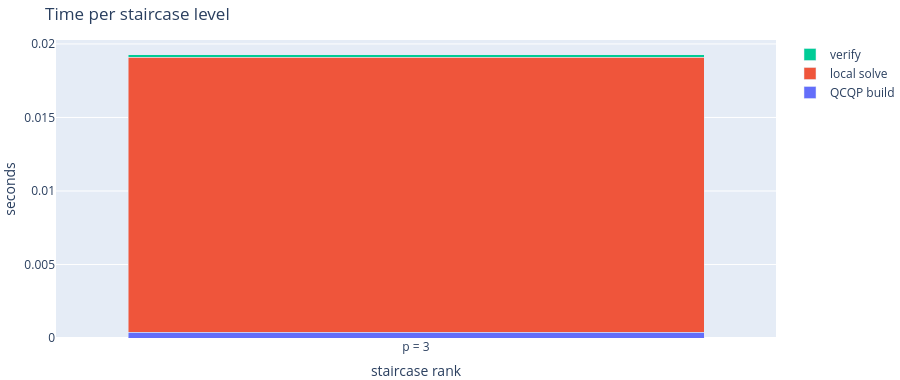

Write notebook code for a chart like this one.
### Markdown cell above
## Where the time goes

The staircase reports a per-level breakdown: building the rank-$p$ QCQP, running the local solver, and verifying the certificate.

### Code cell
ranks = np.asarray(result.getRanksVisited()).astype(int)
phases = {
    "QCQP build": np.asarray(result.getQcqpBuildTimePerLevel()),
    "local solve": np.asarray(result.getNlpTimePerLevel()),
    "verify": np.asarray(result.getVerifyTimePerLevel()),
}

timing = go.Figure()
for name, seconds in phases.items():
    timing.add_trace(go.Bar(x=[f"p = {level}" for level in ranks], y=seconds, name=name))
timing.update_layout(
    barmode="stack", title="Time per staircase level",
    xaxis_title="staircase rank", yaxis_title="seconds",
    height=380, margin=dict(l=0, r=0, t=40, b=0))
timing.show()

for name, seconds in phases.items():
    print(f"{name:>12}: {seconds.sum():.5f} s")

### Figure 1 — Plotly figure (JSON) as saved in the notebook; plotly's stock layout.template omitted (floating-point values rounded to 4 significant figures)
{"data": [{"name": "QCQP build", "type": "bar", "x": ["p = 3"], "y": [0.000376]}, {"name": "local solve", "type": "bar", "x": ["p = 3"], "y": [0.01872]}, {"name": "verify", "type": "bar", "x": ["p = 3"], "y": [0.000159]}], "layout": {"barmode": "stack", "height": 380, "margin": {"b": 0, "l": 0, "r": 0, "t": 40}, "title": {"text": "Time per staircase level"}, "xaxis": {"title": {"text": "staircase rank"}}, "yaxis": {"title": {"text": "seconds"}}}}
